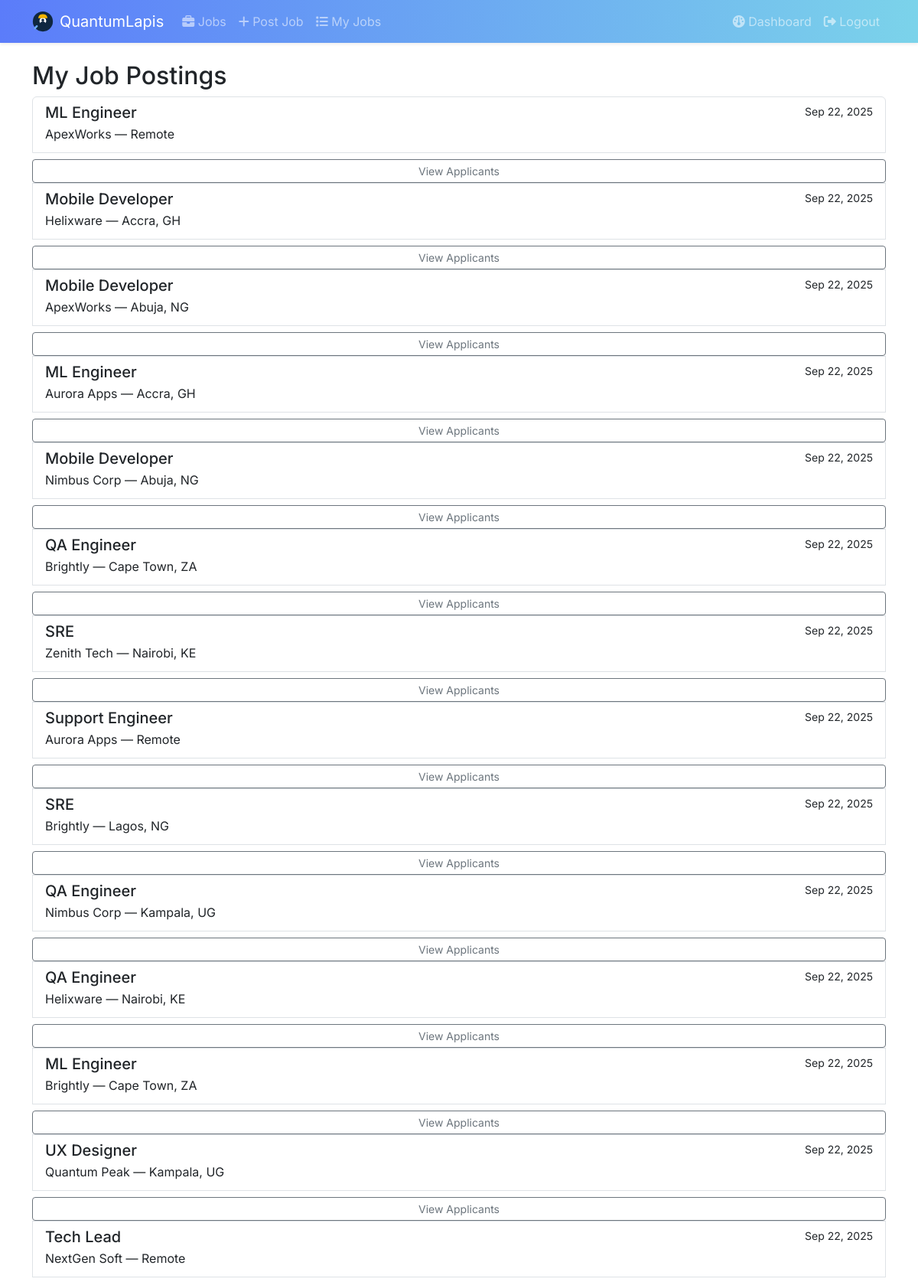
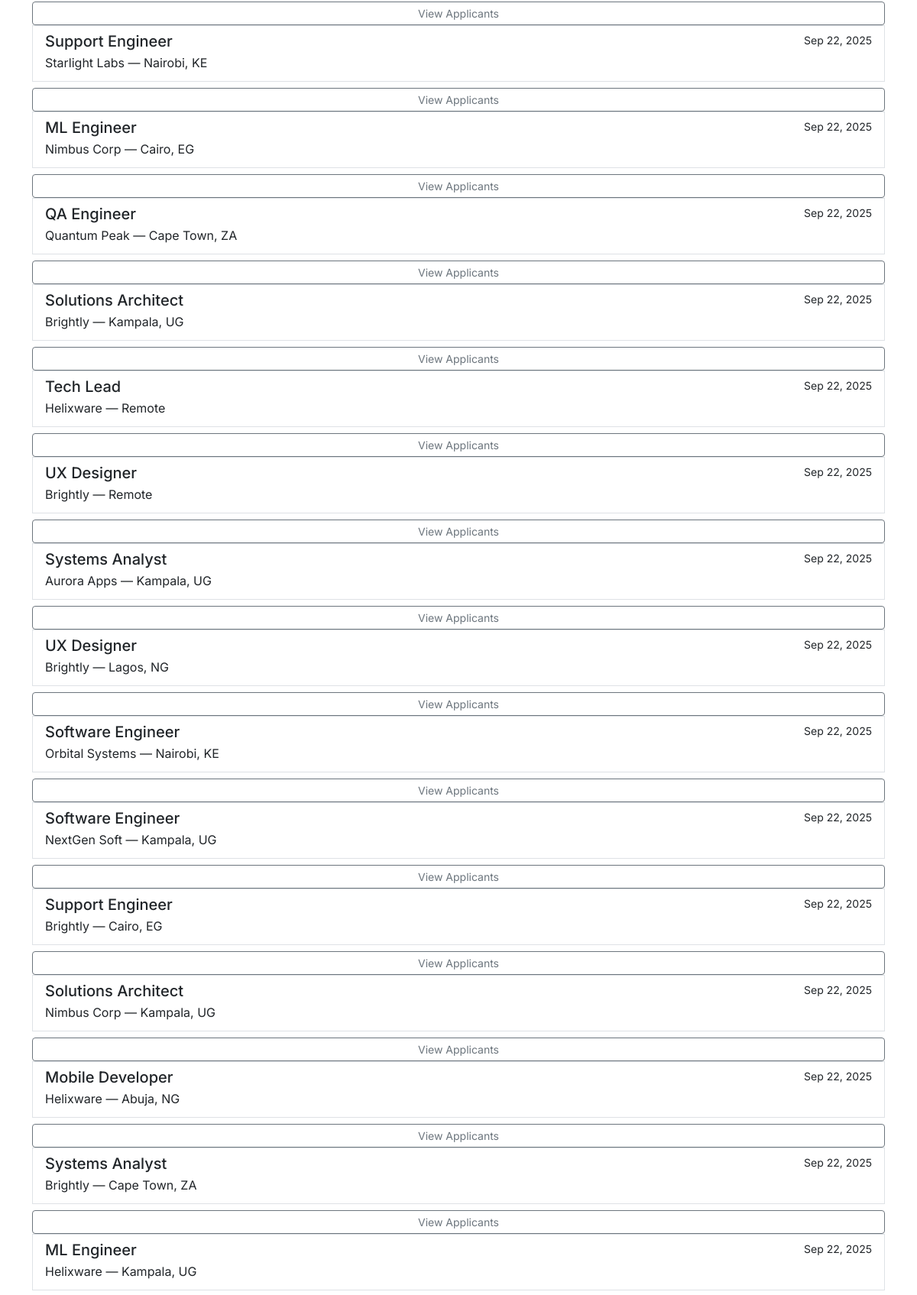
/my-jobs/ (signed in, upper part), run on the app's committed database (2 pictures, top to bottom).
### jobs/models.py (models this page shows, shortened)
class Job(models.Model):
    title = models.CharField(max_length=255)
    company_name = models.CharField(max_length=255)
    location = models.CharField(max_length=255)
    description = models.TextField()
    posted_by = models.ForeignKey(settings.AUTH_USER_MODEL, on_delete=models.CASCADE, related_name='posted_jobs')
    created_at = models.DateTimeField(auto_now_add=True)

### jobs/views.py (the view)
# urls.py: path('my-jobs/', views.my_jobs, name='my_jobs'),
@login_required
def my_jobs(request):
    if not request.user.is_employer():
        return redirect('accounts:dashboard_redirect')
    jobs = Job.objects.filter(posted_by=request.user).order_by('-created_at')
    return render(request, 'jobs/my_jobs.html', {'jobs': jobs})

### accounts/models.py (called while the page is built)
    def is_employer(self) -> bool:
        return self.role == self.ROLE_EMPLOYER

### templates/jobs/my_jobs.html (shortened to what this page needs)
{% extends 'base.html' %}
{% block content %}
<h2>My Job Postings</h2>
<div class="list-group">
  {% for job in jobs %}
  <a class="list-group-item list-group-item-action" href="{% url 'jobs:job_detail' job.pk %}">
    <div class="d-flex w-100 justify-content-between">
      <h5 class="mb-1">{{ job.title }}</h5>
      <small>{{ job.created_at|date:'M d, Y' }}</small>
    </div>
    <p class="mb-1">{{ job.company_name }} — {{ job.location }}</p>
  </a>
  <a class="btn btn-sm btn-outline-secondary mt-2" href="{% url 'jobs:job_applicants' job.pk %}">View Applicants</a>
  {% empty %}
  <div class="alert alert-info">You haven't posted any jobs yet.</div>
  {% endfor %}
</div>
{% endblock %}

### static/css/styles.css (style rules this page uses)
:root { --brand-start: #5b7cfa; --brand-end: #7bd3ea; --bg: #f7f9fc; }
body.bg-body { font-family: 'Inter', system-ui, -apple-system, Segoe UI, Roboto, Arial, sans-serif; background: var(--bg); }

### data on the page
Job: title "ML Engineer", created_at "Sep 22, 2025", company_name "ApexWorks", location "Remote"
Job: title "Mobile Developer", created_at "Sep 22, 2025", company_name "Helixware", location "Accra, GH"
Job: title "Mobile Developer", created_at "Sep 22, 2025", company_name "ApexWorks", location "Abuja, NG"
Job: title "ML Engineer", created_at "Sep 22, 2025", company_name "Aurora Apps", location "Accra, GH"
Job: title "Mobile Developer", created_at "Sep 22, 2025", company_name "Nimbus Corp", location "Abuja, NG"
Job: title "QA Engineer", created_at "Sep 22, 2025", company_name "Brightly", location "Cape Town, ZA"
Job: title "SRE", created_at "Sep 22, 2025", company_name "Zenith Tech", location "Nairobi, KE"
Job: title "Support Engineer", created_at "Sep 22, 2025", company_name "Aurora Apps", location "Remote"
Job: title "SRE", created_at "Sep 22, 2025", company_name "Brightly", location "Lagos, NG"
Job: title "QA Engineer", created_at "Sep 22, 2025", company_name "Nimbus Corp", location "Kampala, UG"
Job: title "QA Engineer", created_at "Sep 22, 2025", company_name "Helixware", location "Nairobi, KE"
Job: title "ML Engineer", created_at "Sep 22, 2025", company_name "Brightly", location "Cape Town, ZA"
Job: title "UX Designer", created_at "Sep 22, 2025", company_name "Quantum Peak", location "Kampala, UG"
Job: title "Tech Lead", created_at "Sep 22, 2025", company_name "NextGen Soft", location "Remote"
Job: title "Support Engineer", created_at "Sep 22, 2025", company_name "Starlight Labs", location "Nairobi, KE"
Job: title "ML Engineer", created_at "Sep 22, 2025", company_name "Nimbus Corp", location "Cairo, EG"
Job: title "QA Engineer", created_at "Sep 22, 2025", company_name "Quantum Peak", location "Cape Town, ZA"
Job: title "Solutions Architect", created_at "Sep 22, 2025", company_name "Brightly", location "Kampala, UG"
Job: title "Tech Lead", created_at "Sep 22, 2025", company_name "Helixware", location "Remote"
Job: title "UX Designer", created_at "Sep 22, 2025", company_name "Brightly", location "Remote"
Job: title "Systems Analyst", created_at "Sep 22, 2025", company_name "Aurora Apps", location "Kampala, UG"
Job: title "UX Designer", created_at "Sep 22, 2025", company_name "Brightly", location "Lagos, NG"
Job: title "Software Engineer", created_at "Sep 22, 2025", company_name "Orbital Systems", location "Nairobi, KE"
Job: title "Software Engineer", created_at "Sep 22, 2025", company_name "NextGen Soft", location "Kampala, UG"
Job: title "Support Engineer", created_at "Sep 22, 2025", company_name "Brightly", location "Cairo, EG"
Job: title "Solutions Architect", created_at "Sep 22, 2025", company_name "Nimbus Corp", location "Kampala, UG"
Job: title "Mobile Developer", created_at "Sep 22, 2025", company_name "Helixware", location "Abuja, NG"
Job: title "Systems Analyst", created_at "Sep 22, 2025", company_name "Brightly", location "Cape Town, ZA"
Job: title "ML Engineer", created_at "Sep 22, 2025", company_name "Helixware", location "Kampala, UG"
